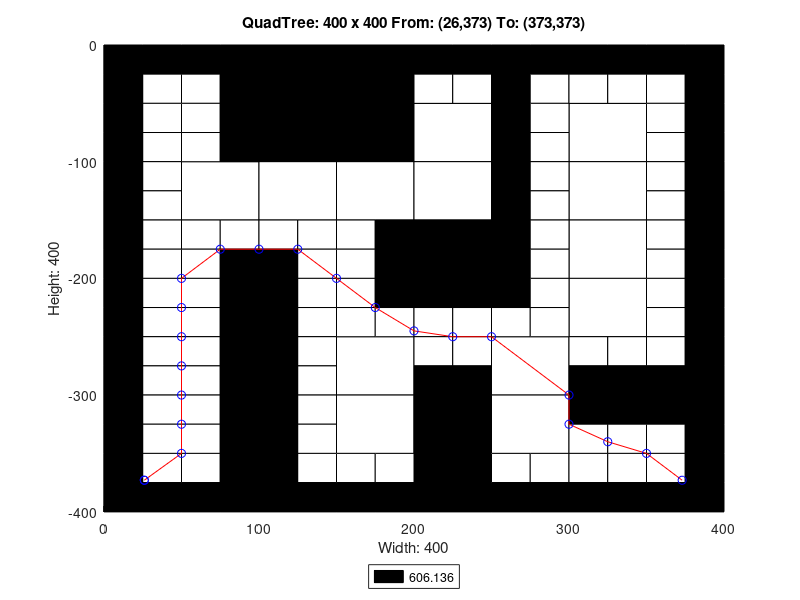

This chart was generated by the following MATLAB code:
axis([0 400 -400 0]);
title('QuadTree: 400 x 400 From: (26,373) To: (373,373)');
xlabel('Width: 400');
ylabel('Height: 400');
rectangle('Position',[100 -100 100 100], 'FaceColor',[0 0 0]);
rectangle('Position',[50 -150 50 50], 'FaceColor',[1 1 1]);
rectangle('Position',[100 -150 50 50], 'FaceColor',[1 1 1]);
rectangle('Position',[150 -150 50 50], 'FaceColor',[1 1 1]);
rectangle('Position',[200 -100 50 50], 'FaceColor',[1 1 1]);
rectangle('Position',[300 -100 50 50], 'FaceColor',[1 1 1]);
rectangle('Position',[200 -150 50 50], 'FaceColor',[1 1 1]);
rectangle('Position',[200 -200 50 50], 'FaceColor',[0 0 0]);
rectangle('Position',[300 -150 50 50], 'FaceColor',[1 1 1]);
rectangle('Position',[300 -200 50 50], 'FaceColor',[1 1 1]);
rectangle('Position',[150 -300 50 50], 'FaceColor',[1 1 1]);
rectangle('Position',[150 -350 50 50], 'FaceColor',[1 1 1]);
rectangle('Position',[250 -300 50 50], 'FaceColor',[1 1 1]);
rectangle('Position',[300 -250 50 50], 'FaceColor',[1 1 1]);
rectangle('Position',[200 -350 50 50], 'FaceColor',[0 0 0]);
rectangle('Position',[250 -350 50 50], 'FaceColor',[1 1 1]);
rectangle('Position',[200 -400 50 50], 'FaceColor',[0 0 0]);
rectangle('Position',[0 -25 25 25], 'FaceColor',[0 0 0]);
rectangle('Position',[25 -25 25 25], 'FaceColor',[0 0 0]);
rectangle('Position',[0 -50 25 25], 'FaceColor',[0 0 0]);
rectangle('Position',[25 -50 25 25], 'FaceColor',[1 1 1]);
rectangle('Position',[50 -25 25 25], 'FaceColor',[0 0 0]);
rectangle('Position',[75 -25 25 25], 'FaceColor',[0 0 0]);
rectangle('Position',[50 -50 25 25], 'FaceColor',[1 1 1]);
rectangle('Position',[75 -50 25 25], 'FaceColor',[0 0 0]);
rectangle('Position',[0 -75 25 25], 'FaceColor',[0 0 0]);
rectangle('Position',[25 -75 25 25], 'FaceColor',[1 1 1]);
rectangle('Position',[0 -100 25 25], 'FaceColor',[0 0 0]);
rectangle('Position',[25 -100 25 25], 'FaceColor',[1 1 1]);
rectangle('Position',[50 -75 25 25], 'FaceColor',[1 1 1]);
rectangle('Position',[75 -75 25 25], 'FaceColor',[0 0 0]);
rectangle('Position',[50 -100 25 25], 'FaceColor',[1 1 1]);
rectangle('Position',[75 -100 25 25], 'FaceColor',[0 0 0]);
rectangle('Position',[0 -125 25 25], 'FaceColor',[0 0 0]);
rectangle('Position',[25 -125 25 25], 'FaceColor',[1 1 1]);
rectangle('Position',[0 -150 25 25], 'FaceColor',[0 0 0]);
rectangle('Position',[25 -150 25 25], 'FaceColor',[1 1 1]);
rectangle('Position',[0 -175 25 25], 'FaceColor',[0 0 0]);
rectangle('Position',[25 -175 25 25], 'FaceColor',[1 1 1]);
rectangle('Position',[0 -200 25 25], 'FaceColor',[0 0 0]);
rectangle('Position',[25 -200 25 25], 'FaceColor',[1 1 1]);
rectangle('Position',[50 -175 25 25], 'FaceColor',[1 1 1]);
rectangle('Position',[75 -175 25 25], 'FaceColor',[1 1 1]);
rectangle('Position',[50 -200 25 25], 'FaceColor',[1 1 1]);
rectangle('Position',[75 -200 25 25], 'FaceColor',[0 0 0]);
rectangle('Position',[100 -175 25 25], 'FaceColor',[1 1 1]);
rectangle('Position',[125 -175 25 25], 'FaceColor',[1 1 1]);
rectangle('Position',[100 -200 25 25], 'FaceColor',[0 0 0]);
rectangle('Position',[125 -200 25 25], 'FaceColor',[1 1 1]);
rectangle('Position',[150 -175 25 25], 'FaceColor',[1 1 1]);
rectangle('Position',[175 -175 25 25], 'FaceColor',[0 0 0]);
rectangle('Position',[150 -200 25 25], 'FaceColor',[1 1 1]);
rectangle('Position',[175 -200 25 25], 'FaceColor',[0 0 0]);
rectangle('Position',[200 -25 25 25], 'FaceColor',[0 0 0]);
rectangle('Position',[225 -25 25 25], 'FaceColor',[0 0 0]);
rectangle('Position',[200 -50 25 25], 'FaceColor',[1 1 1]);
rectangle('Position',[225 -50 25 25], 'FaceColor',[1 1 1]);
rectangle('Position',[250 -25 25 25], 'FaceColor',[0 0 0]);
rectangle('Position',[275 -25 25 25], 'FaceColor',[0 0 0]);
rectangle('Position',[250 -50 25 25], 'FaceColor',[0 0 0]);
rectangle('Position',[275 -50 25 25], 'FaceColor',[1 1 1]);
rectangle('Position',[250 -75 25 25], 'FaceColor',[0 0 0]);
rectangle('Position',[275 -75 25 25], 'FaceColor',[1 1 1]);
rectangle('Position',[250 -100 25 25], 'FaceColor',[0 0 0]);
rectangle('Position',[275 -100 25 25], 'FaceColor',[1 1 1]);
rectangle('Position',[300 -25 25 25], 'FaceColor',[0 0 0]);
rectangle('Position',[325 -25 25 25], 'FaceColor',[0 0 0]);
rectangle('Position',[300 -50 25 25], 'FaceColor',[1 1 1]);
rectangle('Position',[325 -50 25 25], 'FaceColor',[1 1 1]);
rectangle('Position',[350 -25 25 25], 'FaceColor',[0 0 0]);
rectangle('Position',[375 -25 25 25], 'FaceColor',[0 0 0]);
rectangle('Position',[350 -50 25 25], 'FaceColor',[1 1 1]);
rectangle('Position',[375 -50 25 25], 'FaceColor',[0 0 0]);
rectangle('Position',[350 -75 25 25], 'FaceColor',[1 1 1]);
rectangle('Position',[375 -75 25 25], 'FaceColor',[0 0 0]);
rectangle('Position',[350 -100 25 25], 'FaceColor',[1 1 1]);
rectangle('Position',[375 -100 25 25], 'FaceColor',[0 0 0]);
rectangle('Position',[250 -125 25 25], 'FaceColor',[0 0 0]);
rectangle('Position',[275 -125 25 25], 'FaceColor',[1 1 1]);
rectangle('Position',[250 -150 25 25], 'FaceColor',[0 0 0]);
rectangle('Position',[275 -150 25 25], 'FaceColor',[1 1 1]);
rectangle('Position',[250 -175 25 25], 'FaceColor',[0 0 0]);
rectangle('Position',[275 -175 25 25], 'FaceColor',[1 1 1]);
rectangle('Position',[250 -200 25 25], 'FaceColor',[0 0 0]);
rectangle('Position',[275 -200 25 25], 'FaceColor',[1 1 1]);
rectangle('Position',[350 -125 25 25], 'FaceColor',[1 1 1]);
rectangle('Position',[375 -125 25 25], 'FaceColor',[0 0 0]);
rectangle('Position',[350 -150 25 25], 'FaceColor',[1 1 1]);
rectangle('Position',[375 -150 25 25], 'FaceColor',[0 0 0]);
rectangle('Position',[350 -175 25 25], 'FaceColor',[1 1 1]);
rectangle('Position',[375 -175 25 25], 'FaceColor',[0 0 0]);
rectangle('Position',[350 -200 25 25], 'FaceColor',[1 1 1]);
rectangle('Position',[375 -200 25 25], 'FaceColor',[0 0 0]);
rectangle('Position',[0 -225 25 25], 'FaceColor',[0 0 0]);
rectangle('Position',[25 -225 25 25], 'FaceColor',[1 1 1]);
rectangle('Position',[0 -250 25 25], 'FaceColor',[0 0 0]);
rectangle('Position',[25 -250 25 25], 'FaceColor',[1 1 1]);
rectangle('Position',[50 -225 25 25], 'FaceColor',[1 1 1]);
rectangle('Position',[75 -225 25 25], 'FaceColor',[0 0 0]);
rectangle('Position',[50 -250 25 25], 'FaceColor',[1 1 1]);
rectangle('Position',[75 -250 25 25], 'FaceColor',[0 0 0]);
rectangle('Position',[0 -275 25 25], 'FaceColor',[0 0 0]);
rectangle('Position',[25 -275 25 25], 'FaceColor',[1 1 1]);
rectangle('Position',[0 -300 25 25], 'FaceColor',[0 0 0]);
rectangle('Position',[25 -300 25 25], 'FaceColor',[1 1 1]);
rectangle('Position',[50 -275 25 25], 'FaceColor',[1 1 1]);
rectangle('Position',[75 -275 25 25], 'FaceColor',[0 0 0]);
rectangle('Position',[50 -300 25 25], 'FaceColor',[1 1 1]);
rectangle('Position',[75 -300 25 25], 'FaceColor',[0 0 0]);
rectangle('Position',[100 -225 25 25], 'FaceColor',[0 0 0]);
rectangle('Position',[125 -225 25 25], 'FaceColor',[1 1 1]);
rectangle('Position',[100 -250 25 25], 'FaceColor',[0 0 0]);
rectangle('Position',[125 -250 25 25], 'FaceColor',[1 1 1]);
rectangle('Position',[150 -225 25 25], 'FaceColor',[1 1 1]);
rectangle('Position',[175 -225 25 25], 'FaceColor',[0 0 0]);
rectangle('Position',[150 -250 25 25], 'FaceColor',[1 1 1]);
rectangle('Position',[175 -250 25 25], 'FaceColor',[1 1 1]);
rectangle('Position',[100 -275 25 25], 'FaceColor',[0 0 0]);
rectangle('Position',[125 -275 25 25], 'FaceColor',[1 1 1]);
rectangle('Position',[100 -300 25 25], 'FaceColor',[0 0 0]);
rectangle('Position',[125 -300 25 25], 'FaceColor',[1 1 1]);
rectangle('Position',[0 -325 25 25], 'FaceColor',[0 0 0]);
rectangle('Position',[25 -325 25 25], 'FaceColor',[1 1 1]);
rectangle('Position',[0 -350 25 25], 'FaceColor',[0 0 0]);
rectangle('Position',[25 -350 25 25], 'FaceColor',[1 1 1]);
rectangle('Position',[50 -325 25 25], 'FaceColor',[1 1 1]);
rectangle('Position',[75 -325 25 25], 'FaceColor',[0 0 0]);
rectangle('Position',[50 -350 25 25], 'FaceColor',[1 1 1]);
rectangle('Position',[75 -350 25 25], 'FaceColor',[0 0 0]);
rectangle('Position',[0 -375 25 25], 'FaceColor',[0 0 0]);
rectangle('Position',[25 -375 25 25], 'FaceColor',[1 1 1]);
rectangle('Position',[0 -400 25 25], 'FaceColor',[0 0 0]);
rectangle('Position',[25 -400 25 25], 'FaceColor',[0 0 0]);
rectangle('Position',[50 -375 25 25], 'FaceColor',[1 1 1]);
rectangle('Position',[75 -375 25 25], 'FaceColor',[0 0 0]);
rectangle('Position',[50 -400 25 25], 'FaceColor',[0 0 0]);
rectangle('Position',[75 -400 25 25], 'FaceColor',[0 0 0]);
rectangle('Position',[100 -325 25 25], 'FaceColor',[0 0 0]);
rectangle('Position',[125 -325 25 25], 'FaceColor',[1 1 1]);
rectangle('Position',[100 -350 25 25], 'FaceColor',[0 0 0]);
rectangle('Position',[125 -350 25 25], 'FaceColor',[1 1 1]);
rectangle('Position',[100 -375 25 25], 'FaceColor',[0 0 0]);
rectangle('Position',[125 -375 25 25], 'FaceColor',[1 1 1]);
rectangle('Position',[100 -400 25 25], 'FaceColor',[0 0 0]);
rectangle('Position',[125 -400 25 25], 'FaceColor',[0 0 0]);
rectangle('Position',[150 -375 25 25], 'FaceColor',[1 1 1]);
rectangle('Position',[175 -375 25 25], 'FaceColor',[1 1 1]);
rectangle('Position',[150 -400 25 25], 'FaceColor',[0 0 0]);
rectangle('Position',[175 -400 25 25], 'FaceColor',[0 0 0]);
rectangle('Position',[200 -225 25 25], 'FaceColor',[0 0 0]);
rectangle('Position',[225 -225 25 25], 'FaceColor',[0 0 0]);
rectangle('Position',[200 -250 25 25], 'FaceColor',[1 1 1]);
rectangle('Position',[225 -250 25 25], 'FaceColor',[1 1 1]);
rectangle('Position',[250 -225 25 25], 'FaceColor',[0 0 0]);
rectangle('Position',[275 -225 25 25], 'FaceColor',[1 1 1]);
rectangle('Position',[250 -250 25 25], 'FaceColor',[1 1 1]);
rectangle('Position',[275 -250 25 25], 'FaceColor',[1 1 1]);
rectangle('Position',[200 -275 25 25], 'FaceColor',[1 1 1]);
rectangle('Position',[225 -275 25 25], 'FaceColor',[1 1 1]);
rectangle('Position',[200 -300 25 25], 'FaceColor',[0 0 0]);
rectangle('Position',[225 -300 25 25], 'FaceColor',[0 0 0]);
rectangle('Position',[350 -225 25 25], 'FaceColor',[1 1 1]);
rectangle('Position',[375 -225 25 25], 'FaceColor',[0 0 0]);
rectangle('Position',[350 -250 25 25], 'FaceColor',[1 1 1]);
rectangle('Position',[375 -250 25 25], 'FaceColor',[0 0 0]);
rectangle('Position',[300 -275 25 25], 'FaceColor',[1 1 1]);
rectangle('Position',[325 -275 25 25], 'FaceColor',[1 1 1]);
rectangle('Position',[300 -300 25 25], 'FaceColor',[0 0 0]);
rectangle('Position',[325 -300 25 25], 'FaceColor',[0 0 0]);
rectangle('Position',[350 -275 25 25], 'FaceColor',[1 1 1]);
rectangle('Position',[375 -275 25 25], 'FaceColor',[0 0 0]);
rectangle('Position',[350 -300 25 25], 'FaceColor',[0 0 0]);
rectangle('Position',[375 -300 25 25], 'FaceColor',[0 0 0]);
rectangle('Position',[250 -375 25 25], 'FaceColor',[1 1 1]);
rectangle('Position',[275 -375 25 25], 'FaceColor',[1 1 1]);
rectangle('Position',[250 -400 25 25], 'FaceColor',[0 0 0]);
rectangle('Position',[275 -400 25 25], 'FaceColor',[0 0 0]);
rectangle('Position',[300 -325 25 25], 'FaceColor',[0 0 0]);
rectangle('Position',[325 -325 25 25], 'FaceColor',[0 0 0]);
rectangle('Position',[300 -350 25 25], 'FaceColor',[1 1 1]);
rectangle('Position',[325 -350 25 25], 'FaceColor',[1 1 1]);
rectangle('Position',[350 -325 25 25], 'FaceColor',[0 0 0]);
rectangle('Position',[375 -325 25 25], 'FaceColor',[0 0 0]);
rectangle('Position',[350 -350 25 25], 'FaceColor',[1 1 1]);
rectangle('Position',[375 -350 25 25], 'FaceColor',[0 0 0]);
rectangle('Position',[300 -375 25 25], 'FaceColor',[1 1 1]);
rectangle('Position',[325 -375 25 25], 'FaceColor',[1 1 1]);
rectangle('Position',[300 -400 25 25], 'FaceColor',[0 0 0]);
rectangle('Position',[325 -400 25 25], 'FaceColor',[0 0 0]);
rectangle('Position',[350 -375 25 25], 'FaceColor',[1 1 1]);
rectangle('Position',[375 -375 25 25], 'FaceColor',[0 0 0]);
rectangle('Position',[350 -400 25 25], 'FaceColor',[0 0 0]);
rectangle('Position',[375 -400 25 25], 'FaceColor',[0 0 0]);
X=[373,350,325,300,300,250,225,200,175,150,125,100,75,50,50,50,50,50,50,50,26,26];
Y=[-373,-350,-340,-325,-300,-250,-250,-245,-225,-200,-175,-175,-175,-200,-225,-250,-275,-300,-325,-350,-373,-373];
hold on;
plot(X,Y,'r');
plot(X,Y,'bo');
legend('606.136','Location','southoutside');
